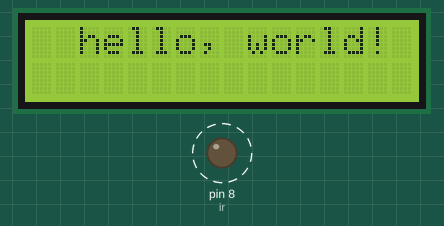
This sketch was run on a simulated Arduino Uno, built with avr-gcc and run on an emulated ATmega328P. Parts: 16×2 character LCD, output pins drawn as LEDs (lit = HIGH). Dashed ring = blinking.

Above: at 0.1 s.
At 1.1 s:
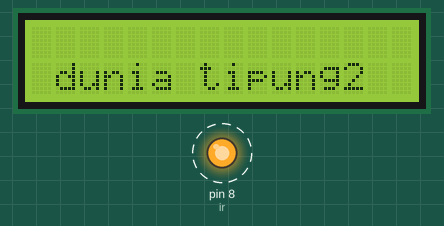
At 2.2 s:
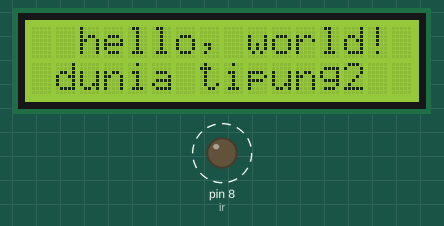
Timing chart, 0 to 130.0 s (numbered marks = the images above):
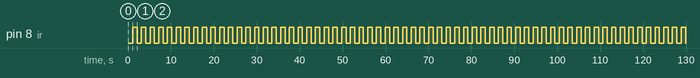

Measured:
- by itself, pin 8 (ir): alternates HIGH for 1.0 s and LOW for 1.0 s
- what the display in image 1 shows lasts 1.0 s, from 1.1 s to 2.1 s

The sketch:

LCD_16X2.ino
```cpp
#include <LiquidCrystal_I2C.h>//panggil library LCD I2C yang dipakai
LiquidCrystal_I2C lcd(0x27, 16, 2); // set address I2C (0x27 atau 0x3F)kemungkinan perbedaan alamat  dan besar karakter untuk lcd 16×2
int ir=8;
void setup() {
  lcd.begin(16, 2);
  pinMode(ir,OUTPUT);
  Serial.begin(9600);
}

void loop() {
  lcd.setCursor(2,0);//setting tulisan berada pada baris ke2 kolom ke 0
  lcd.print("hello, world!");//tulisan yang akan di display
  digitalWrite(ir,LOW);
  delay(1000);
  lcd.clear();
  digitalWrite(ir,HIGH);
  lcd.setCursor(1,1);//setting tulisan berada pada baris ke1 kolom ke 1
  lcd.print("dunia tipung2");//tulisannya
  delay(1000);
}
```
